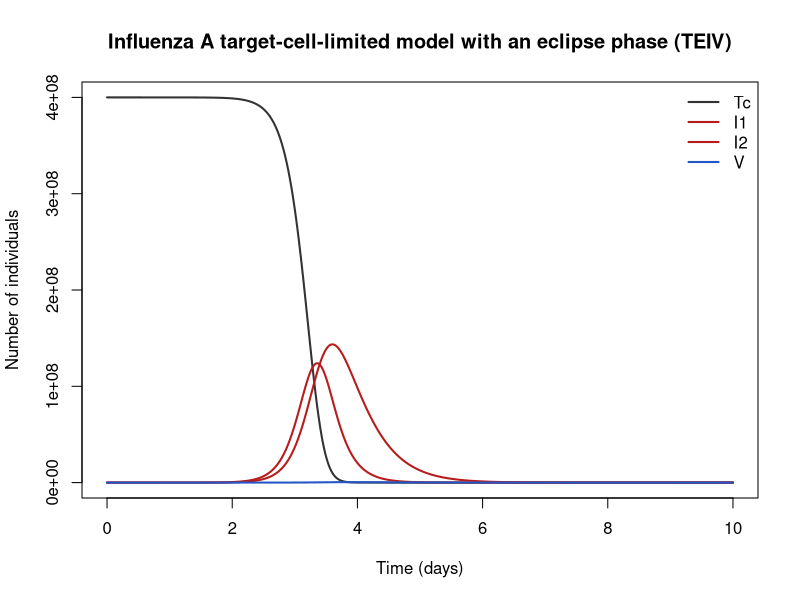

Generate this figure with R:
## Influenza A target-cell-limited model with an eclipse phase (TEIV)
## Influenza A within-host dynamics in experimentally infected humans.
## Four compartments, no target-cell regeneration and no host death terms — over a 7–10 day infection, target-cell depletion alone terminates the infection, which is the model's central claim.
## Parameter values: 0 of 6 checked against the source; the rest are recalled or illustrative.
## Reference: Baccam P, Beauchemin C, Macken CA, Hayden FG, Perelson AS (2006). Kinetics of influenza A virus infection in humans. Journal of Virology 80(15):7590–7599
## Source: https://doi.org/10.1128/JVI.01623-05
##
## Generated from a compartmental model diagram (model format v1).
## Regenerating from the same diagram always gives this exact file.
##
## Compartments: Tc, I1, I2, V
## Flows (time unit: days):
##   Tc -> I1         : beta * V * Tc
##   I1 -> I2         : k * I1
##   I2 -> (outside)  : delta * I2
##   (outside) -> V   : p * I2
##   V -> (outside)   : cV * V

library(deSolve)

# ---- Time ------------------------------------------------------------
times <- seq(0, 10, by = 0.01)  # days

# ---- Parameters ------------------------------------------------------
parameters <- c(
  beta = 2.7e-5,  # infection rate constant [unverified (mL TCID50⁻¹ day⁻¹)
  k = 4.0,        # rate of transition from eclipse to productively infected [unverified] (per day)
  delta = 2.4,    # death rate of productively infected cells (a secondary source reports the original estimate as 0.167 per hour ≈ 4.0 per day and notes it implies an implausibly
  p = 1.2e-2,     # virion production rate per productively infected cell [unverified; secondary source reports ≈9.9e4 and ≈5e4 for differently scaled versions] (TCID50 mL⁻¹ day⁻¹
  cV = 3.0,       # viral clearance rate (secondary source: 0.125 per hour = 3.0 per day) [unverified] (per day)
  Tc0 = 4e8       # initial value of Tc
)

# ---- Initial conditions ----------------------------------------------
state <- c(
  Tc = 4e8,   # uninfected target (epithelial) cells
  I1 = 0,     # infected cells in the eclipse phase (not yet producing virus)
  I2 = 0,     # productively infected cells
  V = 7.5e-2  # infectious virus titre (TCID50 per mL of nasal wash)
)

# ---- Model equations -------------------------------------------------
influenza_within_host_teiv_model <- function(t, state, parameters) {
  with(as.list(c(state, parameters)), {
    # Derived quantities
    R0v <- beta * p * Tc0 / (cV * delta)  # within-host basic reproductive ratio, with Tc0 the initial target-cell count (this expression for R0 is confirmed in the derived literature)
    logV <- log(pmax(V, 1e-12))           # log10-scale output is what the data are fitted on (divide by log(10))

    # Rates of change
    dTc <- -beta * V * Tc
    dI1 <- beta * V * Tc - k * I1
    dI2 <- k * I1 - delta * I2
    dV <- p * I2 - cV * V

    list(c(dTc, dI1, dI2, dV))
  })
}

# ---- Solve -----------------------------------------------------------
out <- ode(y = state, times = times, func = influenza_within_host_teiv_model, parms = parameters)
out <- as.data.frame(out)

# ---- Plot ------------------------------------------------------------
compartment_cols <- c(Tc = "#333333", I1 = "#B71C1C", I2 = "#B71C1C", V = "#2457C5")
matplot(out$time, out[, names(compartment_cols)], type = "l", lty = 1, lwd = 2,
        col = compartment_cols, xlab = "Time (days)", ylab = "Number of individuals",
        main = "Influenza A target-cell-limited model with an eclipse phase (TEIV)")
legend("topright", legend = names(compartment_cols), col = compartment_cols,
       lty = 1, lwd = 2, bty = "n")
